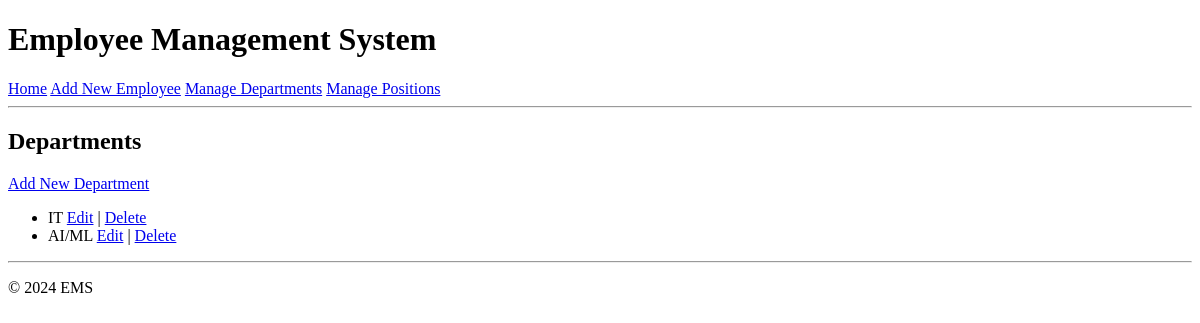
/departments/, run on an earlier commit of the app's database.
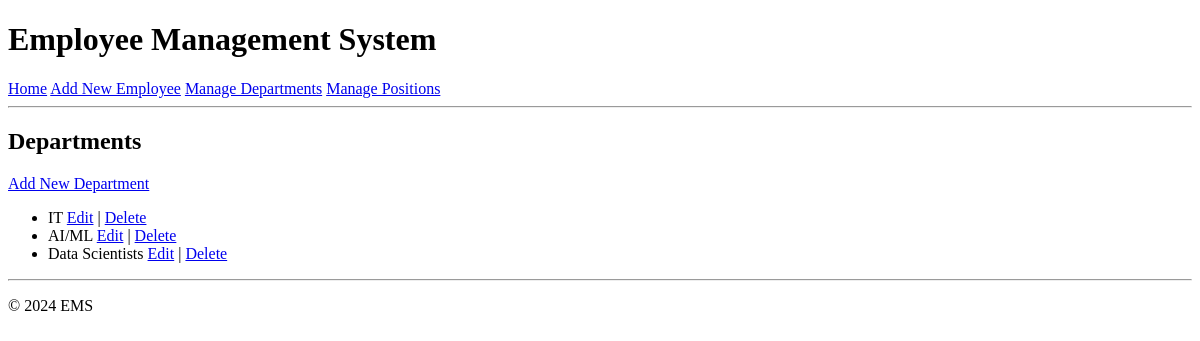
And on a later commit of the database.
### store/models.py (models this page shows, shortened)
class Department(models.Model):
    name = models.CharField(max_length=100)

### store/views.py (the view)
# urls.py: path('departments/', views.department_list, name='department_list'),
def department_list(request):
    departments = Department.objects.all()
    return render(request, 'employees/department_list.html', {'departments': departments})

### templates/employees/department_list.html (shortened to what this page needs)
{% extends 'base.html' %}
{% block content %}
<h2>Departments</h2>
<a href="{% url 'department_create' %}">Add New Department</a>
<ul>
    {% for department in departments %}
    <li>
        {{ department.name }}
        <a href="{% url 'department_update' department.pk %}">Edit</a> |
        <a href="{% url 'department_delete' department.pk %}">Delete</a>
    </li>
    {% endfor %}
</ul>
{% endblock %}

What changed in the data, as far as the page shows it:
added Department: name "Data Scientists"
